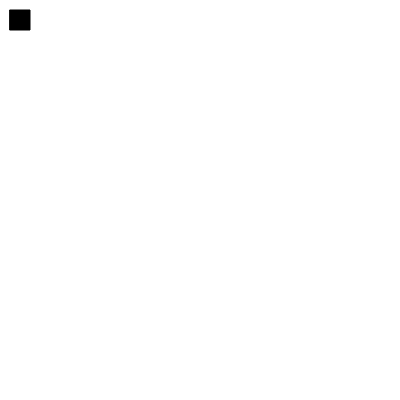
Frame 1 (no input)
Frame 60 (no input): identical to frame 1, image omitted
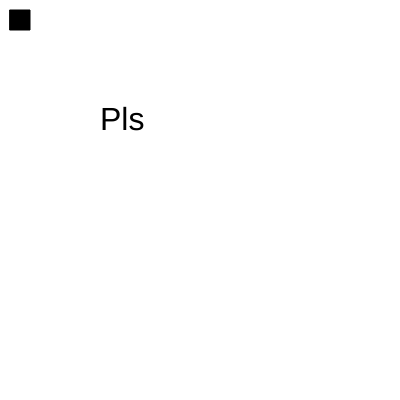
Frame 120 (the mouse pressed at the canvas centre since frame 60)

The p5.js sketch that drew these frames (run headless with seeded random() and noise() and a simulated clock; from frame 60 on, the mouse is pressed at the canvas centre):

// p5.js sketch
// ── sketch.js
class hintGiver{
  constructor(x, y, puzzleID){
    this.flag = false; //always init to false
    this.puzzleID = puzzleID;
    console.log('init');
    this.x = x;
    this.y = y;
  }

  //this refuses to work with an actual button
  //could do a function based implementation with actual button
  makeButton(){
    fill('black');
    rect(this.x, this.y, 20, 20);
  }

  hintPrint(){
    if(this.flag == true){
      textSize(32);
      fill('black');
      text('Pls', 100, 130);
      console.log('its jover');
    }
  }

  hintToggle(){
    console.log('in thing');
    if(this.flag != false){this.flag = false;}
    else{this.flag = true;}
  }

  flagTrack(){
    console.log(this.flag);
  }
}

let hintThing = new hintGiver(10,10,-1); //implement puzzle id later

function mousePressed(){
  hintThing.hintToggle();
}

function hintConatiner(){
  hintThing.makeButton();
  hintThing.hintPrint();
}

//testing below

function preload(){
  
}
  
function setup() {
  createCanvas(400, 400);
}

function draw() {
  background('white');
  hintConatiner();
}

/*

Function based implementation of hintGiver

let flag = 0;


function hintToggle(){
  console.log('in foo');
  if(flag === 0) {flag = 1;}
  else{flag = 0;}
}

function printHint(flag){
  if(flag === 1){
    textSize(16);
    fill('black');
    text('Try to get 3 in a row and click the middle!', 175, 590);
  }
}

function hint(){
  hintButton = createButton('Hint');
  hintButton.position(300,550);
  hintButton.mousePressed(hintToggle);
}

//in draw()
hint();
printHint(flag);

*/
